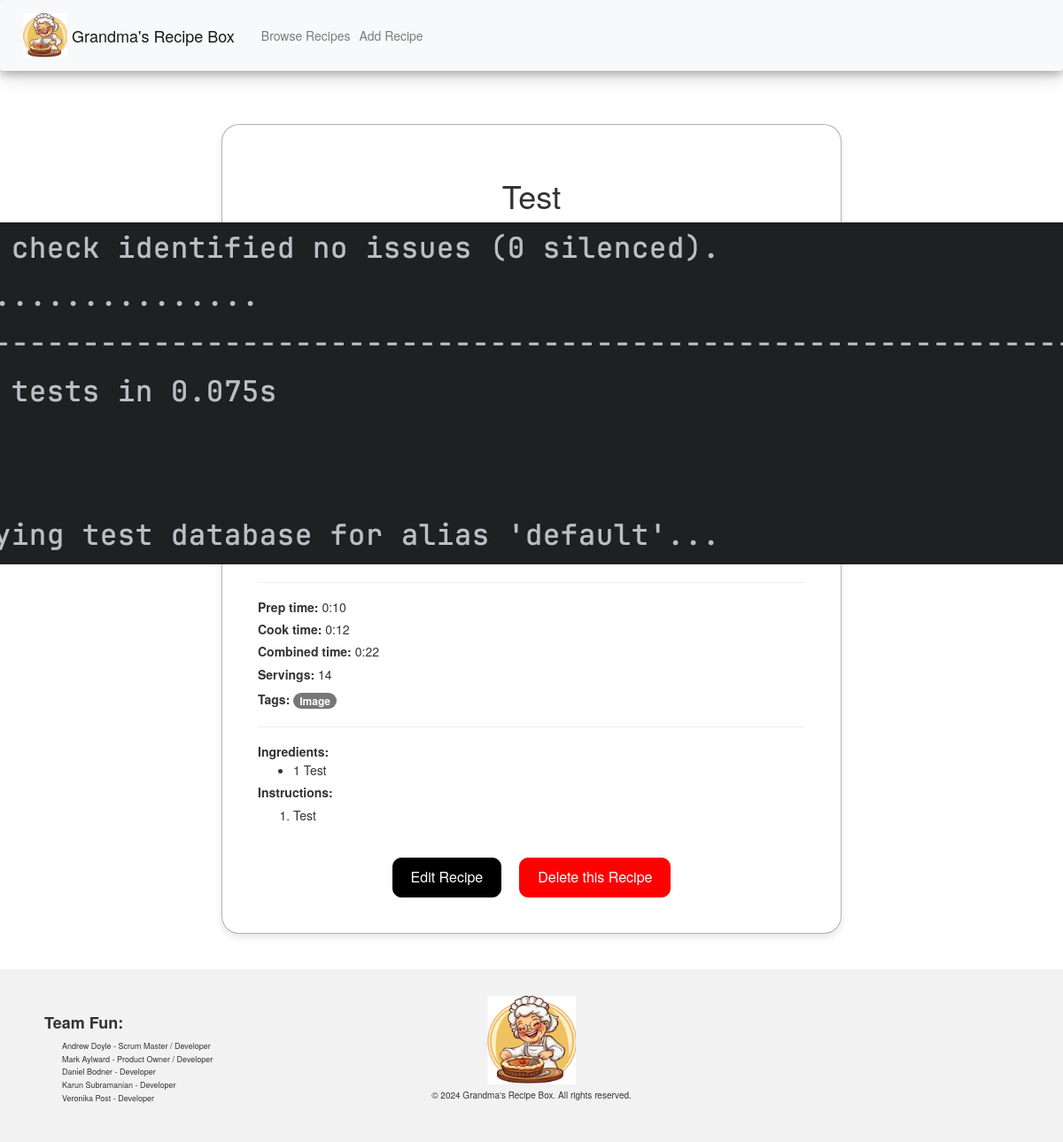
Before: /viewRecipe/36 with the older database file.
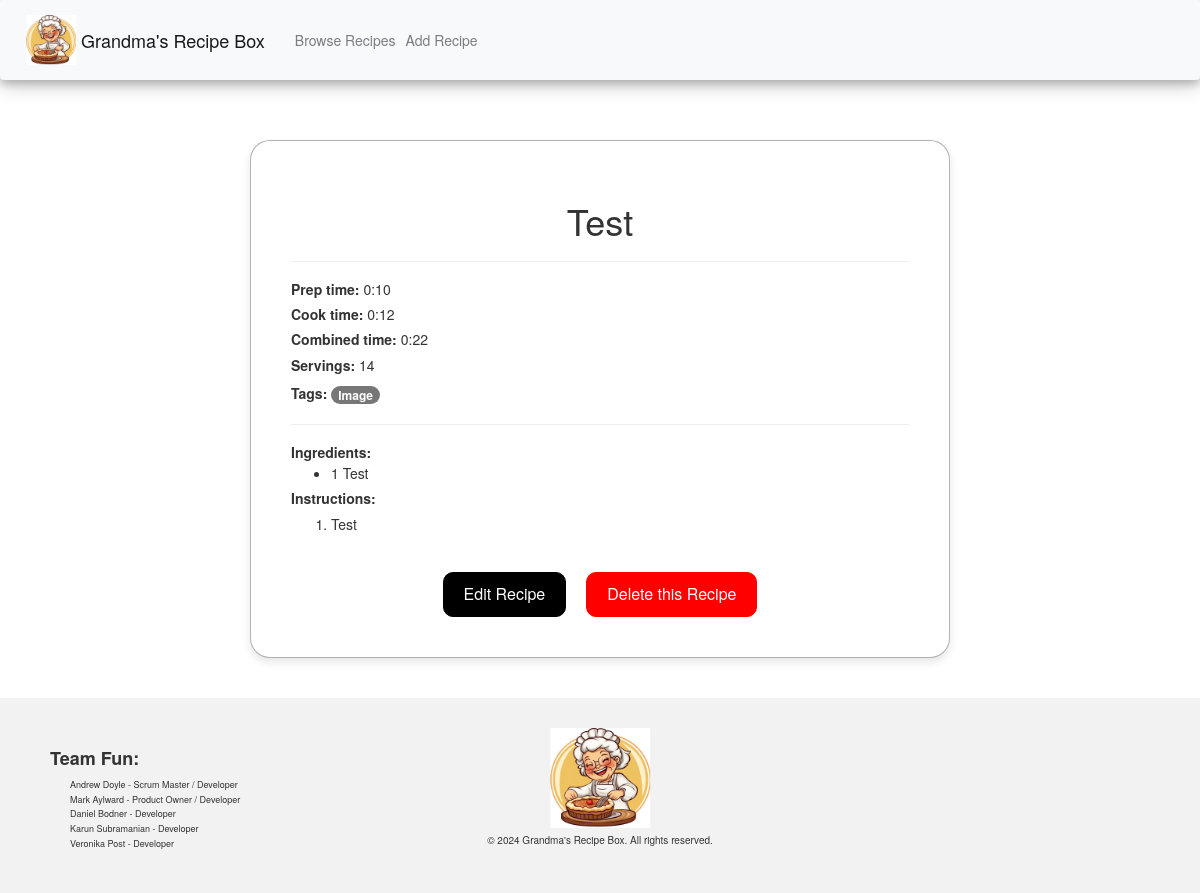
After: the same page with the newer database file.
### recipes/models.py (models this page shows, shortened)
class Recipe(models.Model):
    title = models.CharField(max_length=100, null=False, blank=False)
    ingredients = models.TextField(null=False, blank=False)
    instructions = models.TextField(null=False, blank=False)
    prepMinutes = models.IntegerField(null=False, blank=False)
    cookMinutes = models.IntegerField(null=False, blank=False)
    servings = models.IntegerField(null=False, blank=False)
    tags = TaggableManager()
    image = models.ImageField(upload_to='images/', null=True, blank=True)
    thumbnail = ImageSpecField(
        source = 'image',
        processors = [ResizeToFit(300, 300)],
        format = 'JPEG',
        options = {'quality':80}
    )
    def get_ingredients_list(self):
        return self.ingredients.split("\n")
    def get_formatted_ingredients(self):
        html = []
        html.append("<ul>")
        lines = self.get_ingredients_list()
        for line in lines:
            html.append("<li class='ingredientItem'>" + self.clean_line(line) + "</li>")
        html.append("</ul>")
        return "".join(html)
    def get_instructions_list(self):
        return self.instructions.split('\n')
    def get_formatted_instructions(self):
        html = []
        html.append("<ol>")
        lines = self.get_instructions_list()
        for line in lines:
            html.append("<li class='instructionItem'>" + line + "</li>")
        html.append("</ol>")
        return "".join(html)
    def convert_mins_to_hhmm(self, mins):
        hours = mins // 60
        minutes = mins % 60
        return f"{hours}:{minutes:02d}"
    def combine_times(self):
        total_time = self.prepMinutes + self.cookMinutes
        return self.convert_mins_to_hhmm(total_time)
    def clean_line(self, line):
        sep_line = line.split(",")
        clean_line = " ".join(sep_line)
        return clean_line
    def get_tag_list(self):
        return list(self.tags.names())

### recipes/views.py (the view)
# urls.py: path("viewRecipe/<int:id>", views.viewRecipe, name="viewRecipe"),
def viewRecipe(request, id):
    recipe = crud_get_recipes(id = id)
    formattedIngredients = recipe.get_formatted_ingredients()
    formattedInstructions = recipe.get_formatted_instructions()
    prepTime = recipe.convert_mins_to_hhmm(recipe.prepMinutes)
    cookTime = recipe.convert_mins_to_hhmm(recipe.cookMinutes)
    combinedTime = recipe.combine_times()
    tags = recipe.get_tag_list()
    return render(request, "viewRecipe.html", {
        "recipe": recipe,
        "formattedIngredients": formattedIngredients,
        "formattedInstructions": formattedInstructions,
        "prepTime": prepTime,
        "cookTime" : cookTime,
        "combinedTime" : combinedTime,
        "tags": tags
    })

### recipes/crud.py (called while the page is built)
def crud_get_recipes(id = -1, tags = ()):
    if id != -1:
        return Recipe.objects.filter(id=id)[0]
    if tags:
        return Recipe.objects.filter(tags__name__in = tags)
    return Recipe.objects.all()

### recipes/templates/viewRecipe.html (shortened to what this page needs)
{% extends "layout.html" %}
{% block body %}
    <div class="mainDiv">
        <div class="viewRecipe">
            <h1 class="pageHeader">{{ recipe.title }}</h1>
            {% if recipe.image %}
                <div style="display:flex;justify-content:center;align-items:center;">
                    <img src="{{ recipe.thumbnail.url}}" alt="{{ recipe.title }}">
                </div>
            {% endif %}
            <hr>
            {% autoescape off %}
            <h5 class="recipeItem"><strong>Prep time:</strong> {{ prepTime }}</h5>
            <h5 class="recipeItem"><strong>Cook time:</strong> {{ cookTime }}</h5>
            <h5 class="recipeItem"><strong>Combined time:</strong> {{ combinedTime }}</h5>
            <h5 class="recipeItem"><strong>Servings:</strong> {{ recipe.servings }}</h5>
            <div class="recipeItem">
              <strong>Tags:</strong>
              {% for mt in tags %}
                <a href="#" class="badge badge-success">{{mt}}</a>
              {% endfor %}
            </div>
            <hr>
            <h5 class="recipeItem"><strong>Ingredients:</strong> {{ formattedIngredients }}</h5>
            <h5 class="recipeItem"><strong>Instructions:</strong> {{ formattedInstructions }}</h5>
            {% endautoescape %}
            <div class="viewRecipeButtons">
                <form action="{% url 'editRecipe' prev_id=recipe.id %}">
                    <button class="button" type="submit" value="Edit Recipe" >
                        Edit Recipe
                    </button>
                </form>
                <form action="{% url 'deleteRecipe' id=recipe.id %}">
                    <button class="deleteButton" type="submit" value="Delete Recipe" >
                        Delete this Recipe
                    </button>
                </form>
            </div>
        </div>
    </div>
{% endblock %}

Changed rows visible on the page:
changed Recipe "Test": image "images/test.png" → empty (drawn); thumbnail: picture removed
